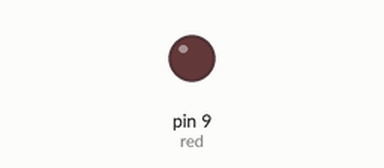
A sketch run on a simulated Arduino Uno, built with avr-gcc and run on an emulated ATmega328P. Parts: output pins drawn as LEDs (lit = HIGH).

Above: at 0.5 s.
At 2.0 s:
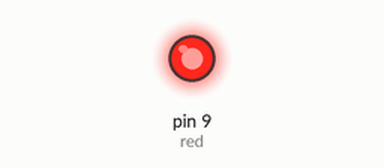
Timing chart, 0 to 5.2 s (numbered marks = the images above):
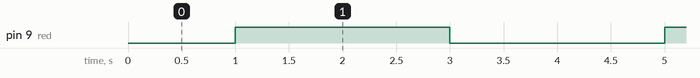

The sketch:

RGB_isik.ino
```cpp
const int red=9;
const int green=10;
const int blue=11;
const int sure=1000;
void setup() {
    pinMode(red,OUTPUT);
    pinMode(red,OUTPUT);
    pinMode(red,OUTPUT);
}

void loop() {
    digitalWrite(red,LOW);
    delay(sure);
    digitalWrite(red,HIGH);
    digitalWrite(green,LOW);
    delay(sure);
    digitalWrite(green,HIGH);
    digitalWrite(blue,LOW);
    delay(sure);
    digitalWrite(green,LOW);
    digitalWrite(red,LOW);
    delay(sure);
    digitalWrite(red,HIGH);
    digitalWrite(green,HIGH);
    digitalWrite(blue,HIGH);

}
```

Measured:
- by itself, pin 9 (red): alternates HIGH for 2.0 s and LOW for 2.0 s
- by itself, everything shown: repeats every 4.0 s, in 4 steps
